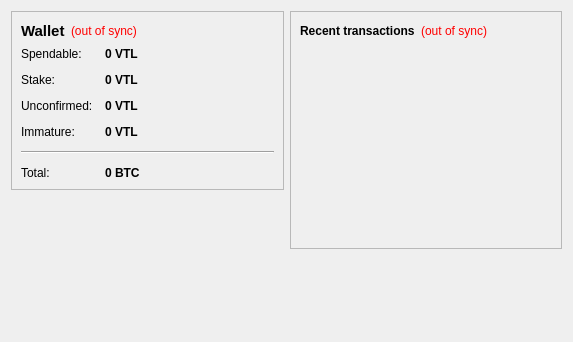
<?xml version="1.0" encoding="UTF-8"?>
<ui version="4.0">
 <class>OverviewPage</class>
 <widget class="QWidget" name="OverviewPage">
  <property name="geometry">
   <rect>
    <x>0</x>
    <y>0</y>
    <width>573</width>
    <height>342</height>
   </rect>
  </property>
  <property name="windowTitle">
   <string>Form</string>
  </property>
  <layout class="QHBoxLayout" name="horizontalLayout" stretch="1,1">
   <item>
    <layout class="QVBoxLayout" name="verticalLayout_2">
     <item>
      <widget class="QFrame" name="frame">
       <property name="frameShape">
        <enum>QFrame::StyledPanel</enum>
       </property>
       <property name="frameShadow">
        <enum>QFrame::Raised</enum>
       </property>
       <layout class="QVBoxLayout" name="verticalLayout_4">
        <item>
         <layout class="QHBoxLayout" name="horizontalLayout_4">
          <item>
           <widget class="QLabel" name="label_5">
            <property name="font">
             <font>
              <pointsize>11</pointsize>
              <weight>75</weight>
              <bold>true</bold>
             </font>
            </property>
            <property name="text">
             <string>Wallet</string>
            </property>
           </widget>
          </item>
          <item>
           <widget class="QLabel" name="labelWalletStatus">
            <property name="toolTip">
             <string>The displayed information may be out of date. Your wallet automatically synchronizes with the VitalAir network after a connection is established, but this process has not completed yet.</string>
            </property>
            <property name="styleSheet">
             <string notr="true">QLabel { color: red; }</string>
            </property>
            <property name="text">
             <string notr="true">(out of sync)</string>
            </property>
            <property name="alignment">
             <set>Qt::AlignLeading|Qt::AlignLeft|Qt::AlignVCenter</set>
            </property>
           </widget>
          </item>
          <item>
           <spacer name="horizontalSpacer_2">
            <property name="orientation">
             <enum>Qt::Horizontal</enum>
            </property>
            <property name="sizeHint" stdset="0">
             <size>
              <width>40</width>
              <height>20</height>
             </size>
            </property>
           </spacer>
          </item>
         </layout>
        </item>
        <item>
         <layout class="QFormLayout" name="formLayout_2">
          <property name="fieldGrowthPolicy">
           <enum>QFormLayout::AllNonFixedFieldsGrow</enum>
          </property>
          <property name="horizontalSpacing">
           <number>12</number>
          </property>
          <property name="verticalSpacing">
           <number>12</number>
          </property>
          <item row="0" column="0">
           <widget class="QLabel" name="label">
            <property name="text">
             <string>Spendable:</string>
            </property>
           </widget>
          </item>
          <item row="0" column="1">
           <widget class="QLabel" name="labelBalance">
            <property name="font">
             <font>
              <weight>75</weight>
              <bold>true</bold>
             </font>
            </property>
            <property name="cursor">
             <cursorShape>IBeamCursor</cursorShape>
            </property>
            <property name="toolTip">
             <string>Your current spendable balance</string>
            </property>
            <property name="text">
             <string notr="true">0 VTL</string>
            </property>
            <property name="textInteractionFlags">
             <set>Qt::LinksAccessibleByMouse|Qt::TextSelectableByKeyboard|Qt::TextSelectableByMouse</set>
            </property>
           </widget>
          </item>
          <item row="1" column="0">
           <widget class="QLabel" name="label_6">
            <property name="text">
             <string>Stake:</string>
            </property>
           </widget>
          </item>
          <item row="1" column="1">
           <widget class="QLabel" name="labelStake">
            <property name="font">
             <font>
              <weight>75</weight>
              <bold>true</bold>
             </font>
            </property>
            <property name="cursor">
             <cursorShape>IBeamCursor</cursorShape>
            </property>
            <property name="toolTip">
             <string>Total of coins that was staked, and do not yet count toward the current balance</string>
            </property>
            <property name="text">
             <string notr="true">0 VTL</string>
            </property>
            <property name="textInteractionFlags">
             <set>Qt::LinksAccessibleByMouse|Qt::TextSelectableByKeyboard|Qt::TextSelectableByMouse</set>
            </property>
           </widget>
          </item>
          <item row="2" column="0">
           <widget class="QLabel" name="label_3">
            <property name="text">
             <string>Unconfirmed:</string>
            </property>
           </widget>
          </item>
          <item row="2" column="1">
           <widget class="QLabel" name="labelUnconfirmed">
            <property name="font">
             <font>
              <weight>75</weight>
              <bold>true</bold>
             </font>
            </property>
            <property name="cursor">
             <cursorShape>IBeamCursor</cursorShape>
            </property>
            <property name="toolTip">
             <string>Total of transactions that have yet to be confirmed, and do not yet count toward the current balance</string>
            </property>
            <property name="text">
             <string notr="true">0 VTL</string>
            </property>
            <property name="textInteractionFlags">
             <set>Qt::LinksAccessibleByMouse|Qt::TextSelectableByKeyboard|Qt::TextSelectableByMouse</set>
            </property>
           </widget>
          </item>
          <item row="3" column="0">
           <widget class="QLabel" name="labelImmatureText">
            <property name="text">
             <string>Immature:</string>
            </property>
           </widget>
          </item>
          <item row="3" column="1">
           <widget class="QLabel" name="labelImmature">
            <property name="font">
             <font>
              <weight>75</weight>
              <bold>true</bold>
             </font>
            </property>
            <property name="toolTip">
             <string>Mined balance that has not yet matured</string>
            </property>
            <property name="text">
             <string notr="true">0 VTL</string>
            </property>
            <property name="textInteractionFlags">
             <set>Qt::LinksAccessibleByMouse|Qt::TextSelectableByKeyboard|Qt::TextSelectableByMouse</set>
            </property>
           </widget>
          </item>
          <item row="4" column="0" colspan="2">
           <widget class="Line" name="line">
            <property name="orientation">
             <enum>Qt::Horizontal</enum>
            </property>
           </widget>
          </item>
          <item row="5" column="0">
           <widget class="QLabel" name="labelTotalText">
            <property name="text">
             <string>Total:</string>
            </property>
           </widget>
          </item>
          <item row="5" column="1">
           <widget class="QLabel" name="labelTotal">
            <property name="font">
             <font>
              <weight>75</weight>
              <bold>true</bold>
             </font>
            </property>
            <property name="cursor">
             <cursorShape>IBeamCursor</cursorShape>
            </property>
            <property name="toolTip">
             <string>Your current total balance</string>
            </property>
            <property name="text">
             <string notr="true">0 BTC</string>
            </property>
            <property name="textInteractionFlags">
             <set>Qt::LinksAccessibleByMouse|Qt::TextSelectableByKeyboard|Qt::TextSelectableByMouse</set>
            </property>
           </widget>
          </item>
         </layout>
        </item>
       </layout>
      </widget>
     </item>
     <item>
      <spacer name="verticalSpacer">
       <property name="orientation">
        <enum>Qt::Vertical</enum>
       </property>
       <property name="sizeHint" stdset="0">
        <size>
         <width>20</width>
         <height>40</height>
        </size>
       </property>
      </spacer>
     </item>
    </layout>
   </item>
   <item>
    <layout class="QVBoxLayout" name="verticalLayout_3">
     <item>
      <widget class="QFrame" name="frame_2">
       <property name="frameShape">
        <enum>QFrame::StyledPanel</enum>
       </property>
       <property name="frameShadow">
        <enum>QFrame::Raised</enum>
       </property>
       <layout class="QVBoxLayout" name="verticalLayout">
        <item>
         <layout class="QHBoxLayout" name="horizontalLayout_2">
          <item>
           <widget class="QLabel" name="label_4">
            <property name="text">
             <string>&lt;b&gt;Recent transactions&lt;/b&gt;</string>
            </property>
           </widget>
          </item>
          <item>
           <widget class="QLabel" name="labelTransactionsStatus">
            <property name="toolTip">
             <string>The displayed information may be out of date. Your wallet automatically synchronizes with the VitalAir network after a connection is established, but this process has not completed yet.</string>
            </property>
            <property name="styleSheet">
             <string notr="true">QLabel { color: red; }</string>
            </property>
            <property name="text">
             <string notr="true">(out of sync)</string>
            </property>
            <property name="alignment">
             <set>Qt::AlignRight|Qt::AlignTrailing|Qt::AlignVCenter</set>
            </property>
           </widget>
          </item>
          <item>
           <spacer name="horizontalSpacer">
            <property name="orientation">
             <enum>Qt::Horizontal</enum>
            </property>
            <property name="sizeHint" stdset="0">
             <size>
              <width>40</width>
              <height>20</height>
             </size>
            </property>
           </spacer>
          </item>
         </layout>
        </item>
        <item>
         <widget class="QListView" name="listTransactions">
          <property name="styleSheet">
           <string notr="true">QListView { background: transparent; }</string>
          </property>
          <property name="frameShape">
           <enum>QFrame::NoFrame</enum>
          </property>
          <property name="verticalScrollBarPolicy">
           <enum>Qt::ScrollBarAlwaysOff</enum>
          </property>
          <property name="horizontalScrollBarPolicy">
           <enum>Qt::ScrollBarAlwaysOff</enum>
          </property>
          <property name="selectionMode">
           <enum>QAbstractItemView::NoSelection</enum>
          </property>
         </widget>
        </item>
       </layout>
      </widget>
     </item>
     <item>
      <spacer name="verticalSpacer_2">
       <property name="orientation">
        <enum>Qt::Vertical</enum>
       </property>
       <property name="sizeHint" stdset="0">
        <size>
         <width>20</width>
         <height>40</height>
        </size>
       </property>
      </spacer>
     </item>
    </layout>
   </item>
  </layout>
 </widget>
 <resources/>
 <connections/>
</ui>
